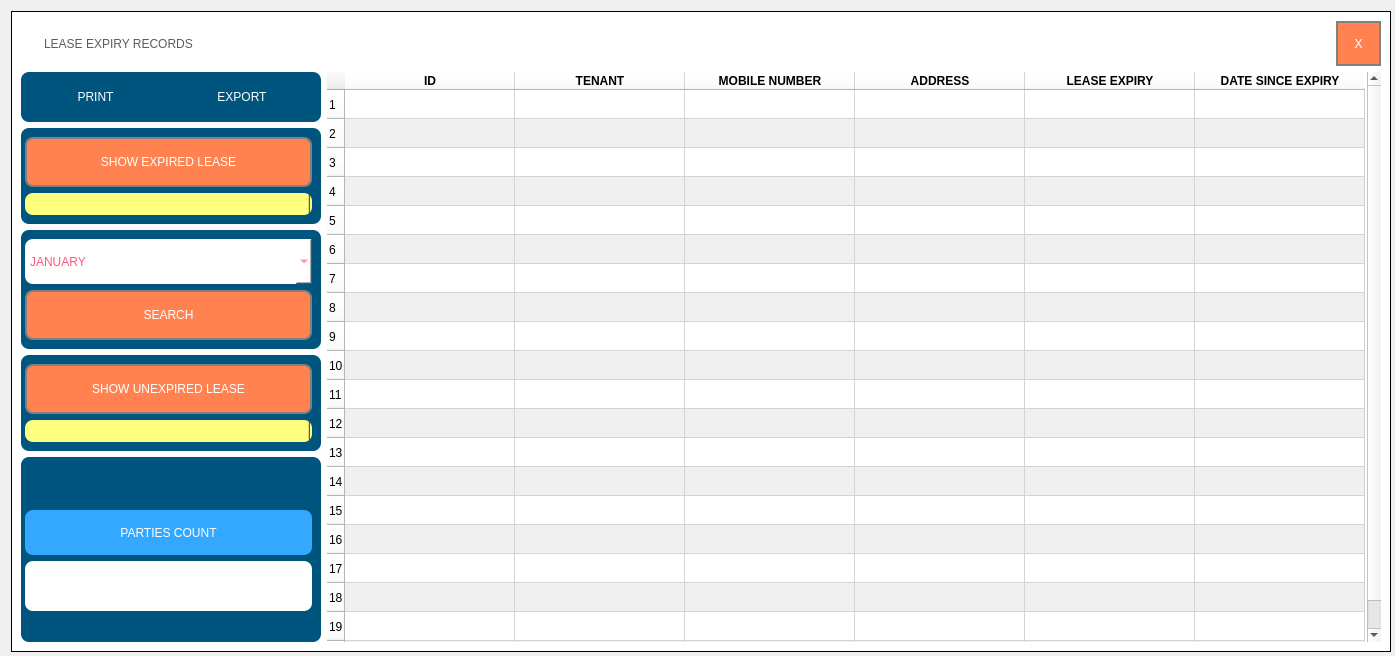
<?xml version="1.0" encoding="UTF-8"?>
<ui version="4.0">
 <class>Dialog</class>
 <widget class="QDialog" name="Dialog">
  <property name="geometry">
   <rect>
    <x>0</x>
    <y>0</y>
    <width>1395</width>
    <height>656</height>
   </rect>
  </property>
  <property name="windowTitle">
   <string>Dialog</string>
  </property>
  <layout class="QGridLayout" name="gridLayout">
   <property name="rightMargin">
    <number>4</number>
   </property>
   <property name="bottomMargin">
    <number>4</number>
   </property>
   <item row="0" column="0">
    <widget class="QFrame" name="frame">
     <property name="styleSheet">
      <string notr="true">QFrame{background-color: rgb(255, 255, 255);
border:1px solid black;}</string>
     </property>
     <property name="frameShape">
      <enum>QFrame::StyledPanel</enum>
     </property>
     <property name="frameShadow">
      <enum>QFrame::Raised</enum>
     </property>
     <layout class="QGridLayout" name="gridLayout_2">
      <item row="1" column="0">
       <widget class="QFrame" name="frame_5">
        <property name="minimumSize">
         <size>
          <width>0</width>
          <height>50</height>
         </size>
        </property>
        <property name="maximumSize">
         <size>
          <width>300</width>
          <height>16777215</height>
         </size>
        </property>
        <property name="styleSheet">
         <string notr="true">background-color: rgb(0, 85, 127);
color: rgb(255, 85, 127);
border:2px solig grey;
border-radius:8;</string>
        </property>
        <property name="frameShape">
         <enum>QFrame::Box</enum>
        </property>
        <property name="frameShadow">
         <enum>QFrame::Plain</enum>
        </property>
        <layout class="QHBoxLayout" name="horizontalLayout">
         <property name="leftMargin">
          <number>4</number>
         </property>
         <item>
          <widget class="QPushButton" name="pushButton_8">
           <property name="styleSheet">
            <string notr="true">color: rgb(255, 255, 255);</string>
           </property>
           <property name="text">
            <string>PRINT</string>
           </property>
           <property name="icon">
            <iconset>
             <normaloff>:/images/printer.png</normaloff>:/images/printer.png</iconset>
           </property>
           <property name="iconSize">
            <size>
             <width>24</width>
             <height>24</height>
            </size>
           </property>
           <property name="flat">
            <bool>true</bool>
           </property>
          </widget>
         </item>
         <item>
          <widget class="QPushButton" name="pushButton_9">
           <property name="styleSheet">
            <string notr="true">color: rgb(255, 255, 255);</string>
           </property>
           <property name="text">
            <string>EXPORT</string>
           </property>
           <property name="icon">
            <iconset>
             <normaloff>:/images/copy.png</normaloff>:/images/copy.png</iconset>
           </property>
           <property name="iconSize">
            <size>
             <width>24</width>
             <height>24</height>
            </size>
           </property>
           <property name="flat">
            <bool>true</bool>
           </property>
          </widget>
         </item>
        </layout>
       </widget>
      </item>
      <item row="0" column="0" colspan="2">
       <widget class="QLabel" name="label">
        <property name="styleSheet">
         <string notr="true">border:none;
color: rgb(91, 91, 91);
font: 87 16pt &quot;Arial Black&quot;;
padding-left:20;
</string>
        </property>
        <property name="text">
         <string>LEASE EXPIRY RECORDS</string>
        </property>
       </widget>
      </item>
      <item row="2" column="0">
       <widget class="QFrame" name="frame_3">
        <property name="maximumSize">
         <size>
          <width>300</width>
          <height>16777215</height>
         </size>
        </property>
        <property name="styleSheet">
         <string notr="true">background-color: rgb(0, 85, 127);
color: rgb(255, 85, 127);
border:2px solig grey;
border-radius:8;</string>
        </property>
        <property name="frameShape">
         <enum>QFrame::Box</enum>
        </property>
        <property name="frameShadow">
         <enum>QFrame::Plain</enum>
        </property>
        <layout class="QVBoxLayout" name="verticalLayout_2">
         <property name="leftMargin">
          <number>4</number>
         </property>
         <item>
          <widget class="QPushButton" name="pushButton_13">
           <property name="minimumSize">
            <size>
             <width>150</width>
             <height>50</height>
            </size>
           </property>
           <property name="maximumSize">
            <size>
             <width>1677315</width>
             <height>16777215</height>
            </size>
           </property>
           <property name="styleSheet">
            <string notr="true">QPushButton{
background-color: rgb(255, 130, 80);
color: rgb(255, 255, 255);
font: 87 10pt &quot;Arial Black&quot;;
border:2px solid grey;}
QPushButton:hover{
background-color: rgb(88, 88, 88);
border:2px solid white;}


</string>
           </property>
           <property name="text">
            <string>SHOW EXPIRED LEASE</string>
           </property>
          </widget>
         </item>
         <item>
          <widget class="QProgressBar" name="progressBar">
           <property name="autoFillBackground">
            <bool>false</bool>
           </property>
           <property name="styleSheet">
            <string notr="true">color: rgb(255, 255, 255);
background-color: rgb(255, 255, 127);</string>
           </property>
           <property name="value">
            <number>0</number>
           </property>
           <property name="textVisible">
            <bool>false</bool>
           </property>
           <property name="invertedAppearance">
            <bool>true</bool>
           </property>
           <property name="textDirection">
            <enum>QProgressBar::BottomToTop</enum>
           </property>
          </widget>
         </item>
        </layout>
       </widget>
      </item>
      <item row="3" column="0">
       <widget class="QFrame" name="frame_6">
        <property name="styleSheet">
         <string notr="true">background-color: rgb(0, 85, 127);
color: rgb(255, 85, 127);
border:2px solig grey;
border-radius:8;</string>
        </property>
        <property name="frameShape">
         <enum>QFrame::Box</enum>
        </property>
        <property name="frameShadow">
         <enum>QFrame::Plain</enum>
        </property>
        <layout class="QVBoxLayout" name="verticalLayout_4">
         <property name="leftMargin">
          <number>4</number>
         </property>
         <item>
          <widget class="QComboBox" name="comboBox">
           <property name="minimumSize">
            <size>
             <width>0</width>
             <height>45</height>
            </size>
           </property>
           <property name="styleSheet">
            <string notr="true">background-color: rgb(255, 255, 255);
font: 75 12pt &quot;Arial Narrow&quot;;
selection-background-color: rgb(85, 85, 127);
selection-color: rgb(255, 255, 255);</string>
           </property>
           <item>
            <property name="text">
             <string>JANUARY</string>
            </property>
           </item>
           <item>
            <property name="text">
             <string>FEBRUARY</string>
            </property>
           </item>
           <item>
            <property name="text">
             <string>MARCH</string>
            </property>
           </item>
           <item>
            <property name="text">
             <string>APRIL</string>
            </property>
           </item>
           <item>
            <property name="text">
             <string>MAY</string>
            </property>
           </item>
           <item>
            <property name="text">
             <string>JUNE</string>
            </property>
           </item>
           <item>
            <property name="text">
             <string>JULY</string>
            </property>
           </item>
           <item>
            <property name="text">
             <string>AUGUST</string>
            </property>
           </item>
           <item>
            <property name="text">
             <string>SEPTEMBER</string>
            </property>
           </item>
           <item>
            <property name="text">
             <string>OCTOBER</string>
            </property>
           </item>
           <item>
            <property name="text">
             <string>NOVEMBER</string>
            </property>
           </item>
           <item>
            <property name="text">
             <string>DECEMBER</string>
            </property>
           </item>
          </widget>
         </item>
         <item>
          <widget class="QPushButton" name="pushButton_14">
           <property name="minimumSize">
            <size>
             <width>0</width>
             <height>50</height>
            </size>
           </property>
           <property name="styleSheet">
            <string notr="true">QPushButton{
background-color: rgb(255, 130, 80);
color: rgb(255, 255, 255);
font: 87 10pt &quot;Arial Black&quot;;
border:2px solid grey;}
QPushButton:hover{
background-color: rgb(88, 88, 88);
border:2px solid white;}


</string>
           </property>
           <property name="text">
            <string>SEARCH</string>
           </property>
          </widget>
         </item>
        </layout>
       </widget>
      </item>
      <item row="1" column="1" rowspan="5" colspan="2">
       <widget class="QTableWidget" name="tableWidget">
        <property name="palette">
         <palette>
          <active>
           <colorrole role="WindowText">
            <brush brushstyle="SolidPattern">
             <color alpha="255">
              <red>0</red>
              <green>0</green>
              <blue>0</blue>
             </color>
            </brush>
           </colorrole>
           <colorrole role="Button">
            <brush brushstyle="SolidPattern">
             <color alpha="255">
              <red>255</red>
              <green>255</green>
              <blue>255</blue>
             </color>
            </brush>
           </colorrole>
           <colorrole role="Light">
            <brush brushstyle="SolidPattern">
             <color alpha="255">
              <red>255</red>
              <green>255</green>
              <blue>255</blue>
             </color>
            </brush>
           </colorrole>
           <colorrole role="Midlight">
            <brush brushstyle="SolidPattern">
             <color alpha="255">
              <red>255</red>
              <green>212</green>
              <blue>255</blue>
             </color>
            </brush>
           </colorrole>
           <colorrole role="Dark">
            <brush brushstyle="SolidPattern">
             <color alpha="255">
              <red>127</red>
              <green>85</green>
              <blue>127</blue>
             </color>
            </brush>
           </colorrole>
           <colorrole role="Mid">
            <brush brushstyle="SolidPattern">
             <color alpha="255">
              <red>170</red>
              <green>113</green>
              <blue>170</blue>
             </color>
            </brush>
           </colorrole>
           <colorrole role="Text">
            <brush brushstyle="SolidPattern">
             <color alpha="255">
              <red>0</red>
              <green>0</green>
              <blue>0</blue>
             </color>
            </brush>
           </colorrole>
           <colorrole role="BrightText">
            <brush brushstyle="SolidPattern">
             <color alpha="255">
              <red>255</red>
              <green>255</green>
              <blue>255</blue>
             </color>
            </brush>
           </colorrole>
           <colorrole role="ButtonText">
            <brush brushstyle="SolidPattern">
             <color alpha="255">
              <red>0</red>
              <green>0</green>
              <blue>0</blue>
             </color>
            </brush>
           </colorrole>
           <colorrole role="Base">
            <brush brushstyle="SolidPattern">
             <color alpha="255">
              <red>255</red>
              <green>255</green>
              <blue>255</blue>
             </color>
            </brush>
           </colorrole>
           <colorrole role="Window">
            <brush brushstyle="SolidPattern">
             <color alpha="255">
              <red>255</red>
              <green>255</green>
              <blue>255</blue>
             </color>
            </brush>
           </colorrole>
           <colorrole role="Shadow">
            <brush brushstyle="SolidPattern">
             <color alpha="255">
              <red>0</red>
              <green>0</green>
              <blue>0</blue>
             </color>
            </brush>
           </colorrole>
           <colorrole role="Highlight">
            <brush brushstyle="SolidPattern">
             <color alpha="255">
              <red>255</red>
              <green>85</green>
              <blue>127</blue>
             </color>
            </brush>
           </colorrole>
           <colorrole role="HighlightedText">
            <brush brushstyle="SolidPattern">
             <color alpha="255">
              <red>255</red>
              <green>255</green>
              <blue>255</blue>
             </color>
            </brush>
           </colorrole>
           <colorrole role="AlternateBase">
            <brush brushstyle="SolidPattern">
             <color alpha="255">
              <red>240</red>
              <green>240</green>
              <blue>240</blue>
             </color>
            </brush>
           </colorrole>
           <colorrole role="ToolTipBase">
            <brush brushstyle="SolidPattern">
             <color alpha="255">
              <red>255</red>
              <green>255</green>
              <blue>220</blue>
             </color>
            </brush>
           </colorrole>
           <colorrole role="ToolTipText">
            <brush brushstyle="SolidPattern">
             <color alpha="255">
              <red>0</red>
              <green>0</green>
              <blue>0</blue>
             </color>
            </brush>
           </colorrole>
           <colorrole role="PlaceholderText">
            <brush brushstyle="NoBrush">
             <color alpha="128">
              <red>0</red>
              <green>0</green>
              <blue>0</blue>
             </color>
            </brush>
           </colorrole>
          </active>
          <inactive>
           <colorrole role="WindowText">
            <brush brushstyle="SolidPattern">
             <color alpha="255">
              <red>0</red>
              <green>0</green>
              <blue>0</blue>
             </color>
            </brush>
           </colorrole>
           <colorrole role="Button">
            <brush brushstyle="SolidPattern">
             <color alpha="255">
              <red>255</red>
              <green>255</green>
              <blue>255</blue>
             </color>
            </brush>
           </colorrole>
           <colorrole role="Light">
            <brush brushstyle="SolidPattern">
             <color alpha="255">
              <red>255</red>
              <green>255</green>
              <blue>255</blue>
             </color>
            </brush>
           </colorrole>
           <colorrole role="Midlight">
            <brush brushstyle="SolidPattern">
             <color alpha="255">
              <red>255</red>
              <green>212</green>
              <blue>255</blue>
             </color>
            </brush>
           </colorrole>
           <colorrole role="Dark">
            <brush brushstyle="SolidPattern">
             <color alpha="255">
              <red>127</red>
              <green>85</green>
              <blue>127</blue>
             </color>
            </brush>
           </colorrole>
           <colorrole role="Mid">
            <brush brushstyle="SolidPattern">
             <color alpha="255">
              <red>170</red>
              <green>113</green>
              <blue>170</blue>
             </color>
            </brush>
           </colorrole>
           <colorrole role="Text">
            <brush brushstyle="SolidPattern">
             <color alpha="255">
              <red>0</red>
              <green>0</green>
              <blue>0</blue>
             </color>
            </brush>
           </colorrole>
           <colorrole role="BrightText">
            <brush brushstyle="SolidPattern">
             <color alpha="255">
              <red>255</red>
              <green>255</green>
              <blue>255</blue>
             </color>
            </brush>
           </colorrole>
           <colorrole role="ButtonText">
            <brush brushstyle="SolidPattern">
             <color alpha="255">
              <red>0</red>
              <green>0</green>
              <blue>0</blue>
             </color>
            </brush>
           </colorrole>
           <colorrole role="Base">
            <brush brushstyle="SolidPattern">
             <color alpha="255">
              <red>255</red>
              <green>255</green>
              <blue>255</blue>
             </color>
            </brush>
           </colorrole>
           <colorrole role="Window">
            <brush brushstyle="SolidPattern">
             <color alpha="255">
              <red>255</red>
              <green>255</green>
              <blue>255</blue>
             </color>
            </brush>
           </colorrole>
           <colorrole role="Shadow">
            <brush brushstyle="SolidPattern">
             <color alpha="255">
              <red>0</red>
              <green>0</green>
              <blue>0</blue>
             </color>
            </brush>
           </colorrole>
           <colorrole role="Highlight">
            <brush brushstyle="SolidPattern">
             <color alpha="255">
              <red>255</red>
              <green>85</green>
              <blue>127</blue>
             </color>
            </brush>
           </colorrole>
           <colorrole role="HighlightedText">
            <brush brushstyle="SolidPattern">
             <color alpha="255">
              <red>255</red>
              <green>255</green>
              <blue>255</blue>
             </color>
            </brush>
           </colorrole>
           <colorrole role="AlternateBase">
            <brush brushstyle="SolidPattern">
             <color alpha="255">
              <red>240</red>
              <green>240</green>
              <blue>240</blue>
             </color>
            </brush>
           </colorrole>
           <colorrole role="ToolTipBase">
            <brush brushstyle="SolidPattern">
             <color alpha="255">
              <red>255</red>
              <green>255</green>
              <blue>220</blue>
             </color>
            </brush>
           </colorrole>
           <colorrole role="ToolTipText">
            <brush brushstyle="SolidPattern">
             <color alpha="255">
              <red>0</red>
              <green>0</green>
              <blue>0</blue>
             </color>
            </brush>
           </colorrole>
           <colorrole role="PlaceholderText">
            <brush brushstyle="NoBrush">
             <color alpha="128">
              <red>0</red>
              <green>0</green>
              <blue>0</blue>
             </color>
            </brush>
           </colorrole>
          </inactive>
          <disabled>
           <colorrole role="WindowText">
            <brush brushstyle="SolidPattern">
             <color alpha="255">
              <red>0</red>
              <green>0</green>
              <blue>0</blue>
             </color>
            </brush>
           </colorrole>
           <colorrole role="Button">
            <brush brushstyle="SolidPattern">
             <color alpha="255">
              <red>255</red>
              <green>255</green>
              <blue>255</blue>
             </color>
            </brush>
           </colorrole>
           <colorrole role="Light">
            <brush brushstyle="SolidPattern">
             <color alpha="255">
              <red>255</red>
              <green>255</green>
              <blue>255</blue>
             </color>
            </brush>
           </colorrole>
           <colorrole role="Midlight">
            <brush brushstyle="SolidPattern">
             <color alpha="255">
              <red>255</red>
              <green>212</green>
              <blue>255</blue>
             </color>
            </brush>
           </colorrole>
           <colorrole role="Dark">
            <brush brushstyle="SolidPattern">
             <color alpha="255">
              <red>127</red>
              <green>85</green>
              <blue>127</blue>
             </color>
            </brush>
           </colorrole>
           <colorrole role="Mid">
            <brush brushstyle="SolidPattern">
             <color alpha="255">
              <red>170</red>
              <green>113</green>
              <blue>170</blue>
             </color>
            </brush>
           </colorrole>
           <colorrole role="Text">
            <brush brushstyle="SolidPattern">
             <color alpha="255">
              <red>0</red>
              <green>0</green>
              <blue>0</blue>
             </color>
            </brush>
           </colorrole>
           <colorrole role="BrightText">
            <brush brushstyle="SolidPattern">
             <color alpha="255">
              <red>255</red>
              <green>255</green>
              <blue>255</blue>
             </color>
            </brush>
           </colorrole>
           <colorrole role="ButtonText">
            <brush brushstyle="SolidPattern">
             <color alpha="255">
              <red>0</red>
              <green>0</green>
              <blue>0</blue>
             </color>
            </brush>
           </colorrole>
           <colorrole role="Base">
            <brush brushstyle="SolidPattern">
             <color alpha="255">
              <red>255</red>
              <green>255</green>
              <blue>255</blue>
             </color>
            </brush>
           </colorrole>
           <colorrole role="Window">
            <brush brushstyle="SolidPattern">
             <color alpha="255">
              <red>255</red>
              <green>255</green>
              <blue>255</blue>
             </color>
            </brush>
           </colorrole>
           <colorrole role="Shadow">
            <brush brushstyle="SolidPattern">
             <color alpha="255">
              <red>0</red>
              <green>0</green>
              <blue>0</blue>
             </color>
            </brush>
           </colorrole>
           <colorrole role="Highlight">
            <brush brushstyle="SolidPattern">
             <color alpha="255">
              <red>255</red>
              <green>85</green>
              <blue>127</blue>
             </color>
            </brush>
           </colorrole>
           <colorrole role="HighlightedText">
            <brush brushstyle="SolidPattern">
             <color alpha="255">
              <red>255</red>
              <green>255</green>
              <blue>255</blue>
             </color>
            </brush>
           </colorrole>
           <colorrole role="AlternateBase">
            <brush brushstyle="SolidPattern">
             <color alpha="255">
              <red>240</red>
              <green>240</green>
              <blue>240</blue>
             </color>
            </brush>
           </colorrole>
           <colorrole role="ToolTipBase">
            <brush brushstyle="SolidPattern">
             <color alpha="255">
              <red>255</red>
              <green>255</green>
              <blue>220</blue>
             </color>
            </brush>
           </colorrole>
           <colorrole role="ToolTipText">
            <brush brushstyle="SolidPattern">
             <color alpha="255">
              <red>0</red>
              <green>0</green>
              <blue>0</blue>
             </color>
            </brush>
           </colorrole>
           <colorrole role="PlaceholderText">
            <brush brushstyle="NoBrush">
             <color alpha="128">
              <red>0</red>
              <green>0</green>
              <blue>0</blue>
             </color>
            </brush>
           </colorrole>
          </disabled>
         </palette>
        </property>
        <property name="font">
         <font>
          <weight>75</weight>
          <bold>true</bold>
         </font>
        </property>
        <property name="styleSheet">
         <string notr="true">
color: rgb(0, 0, 0);
alternate-background-color: rgb(240, 240, 240);
border:none;</string>
        </property>
        <property name="frameShape">
         <enum>QFrame::Box</enum>
        </property>
        <property name="frameShadow">
         <enum>QFrame::Plain</enum>
        </property>
        <property name="lineWidth">
         <number>1</number>
        </property>
        <property name="editTriggers">
         <set>QAbstractItemView::NoEditTriggers</set>
        </property>
        <property name="alternatingRowColors">
         <bool>true</bool>
        </property>
        <property name="sortingEnabled">
         <bool>true</bool>
        </property>
        <property name="rowCount">
         <number>20</number>
        </property>
        <attribute name="horizontalHeaderDefaultSectionSize">
         <number>170</number>
        </attribute>
        <attribute name="horizontalHeaderHighlightSections">
         <bool>true</bool>
        </attribute>
        <attribute name="horizontalHeaderStretchLastSection">
         <bool>false</bool>
        </attribute>
        <attribute name="verticalHeaderMinimumSectionSize">
         <number>26</number>
        </attribute>
        <attribute name="verticalHeaderDefaultSectionSize">
         <number>29</number>
        </attribute>
        <row/>
        <row/>
        <row/>
        <row/>
        <row/>
        <row/>
        <row/>
        <row/>
        <row/>
        <row/>
        <row/>
        <row/>
        <row/>
        <row/>
        <row/>
        <row/>
        <row/>
        <row/>
        <row/>
        <row/>
        <column>
         <property name="text">
          <string>ID</string>
         </property>
         <property name="font">
          <font>
           <weight>75</weight>
           <bold>true</bold>
          </font>
         </property>
        </column>
        <column>
         <property name="text">
          <string>TENANT</string>
         </property>
         <property name="font">
          <font>
           <weight>75</weight>
           <bold>true</bold>
          </font>
         </property>
        </column>
        <column>
         <property name="text">
          <string>MOBILE NUMBER</string>
         </property>
         <property name="font">
          <font>
           <weight>75</weight>
           <bold>true</bold>
          </font>
         </property>
        </column>
        <column>
         <property name="text">
          <string>ADDRESS</string>
         </property>
         <property name="font">
          <font>
           <weight>75</weight>
           <bold>true</bold>
          </font>
         </property>
        </column>
        <column>
         <property name="text">
          <string>LEASE EXPIRY</string>
         </property>
         <property name="font">
          <font>
           <weight>75</weight>
           <bold>true</bold>
          </font>
         </property>
        </column>
        <column>
         <property name="text">
          <string>DATE SINCE EXPIRY</string>
         </property>
         <property name="font">
          <font>
           <weight>75</weight>
           <bold>true</bold>
          </font>
         </property>
        </column>
        <item row="0" column="1">
         <property name="text">
          <string/>
         </property>
        </item>
        <item row="1" column="1">
         <property name="text">
          <string/>
         </property>
        </item>
        <item row="2" column="1">
         <property name="text">
          <string/>
         </property>
        </item>
       </widget>
      </item>
      <item row="0" column="2">
       <widget class="QPushButton" name="pushButton">
        <property name="minimumSize">
         <size>
          <width>45</width>
          <height>45</height>
         </size>
        </property>
        <property name="maximumSize">
         <size>
          <width>45</width>
          <height>45</height>
         </size>
        </property>
        <property name="styleSheet">
         <string notr="true">QPushButton{
background-color: rgb(255, 130, 80);
color: rgb(255, 255, 255);
font: 87 10pt &quot;Arial Black&quot;;
border:2px solid grey;}
QPushButton:hover{
background-color: rgb(0, 85, 127);
border:2px solid white;}</string>
        </property>
        <property name="text">
         <string>X</string>
        </property>
        <property name="flat">
         <bool>false</bool>
        </property>
       </widget>
      </item>
      <item row="5" column="0">
       <widget class="QFrame" name="frame_4">
        <property name="styleSheet">
         <string notr="true">background-color: rgb(0, 85, 127);
color: rgb(255, 85, 127);
border:2px solig grey;
border-radius:8;</string>
        </property>
        <property name="frameShape">
         <enum>QFrame::Box</enum>
        </property>
        <property name="frameShadow">
         <enum>QFrame::Plain</enum>
        </property>
        <layout class="QVBoxLayout" name="verticalLayout">
         <property name="leftMargin">
          <number>4</number>
         </property>
         <item>
          <spacer name="verticalSpacer_3">
           <property name="styleSheet">
            <string>background-color: rgb(0, 85, 127);
color: rgb(255, 85, 127);
border:2px solid white;</string>
           </property>
           <property name="orientation">
            <enum>Qt::Vertical</enum>
           </property>
           <property name="sizeHint" stdset="0">
            <size>
             <width>20</width>
             <height>40</height>
            </size>
           </property>
          </spacer>
         </item>
         <item>
          <spacer name="verticalSpacer_2">
           <property name="orientation">
            <enum>Qt::Vertical</enum>
           </property>
           <property name="sizeHint" stdset="0">
            <size>
             <width>20</width>
             <height>40</height>
            </size>
           </property>
          </spacer>
         </item>
         <item>
          <widget class="QLabel" name="label_6">
           <property name="minimumSize">
            <size>
             <width>0</width>
             <height>45</height>
            </size>
           </property>
           <property name="styleSheet">
            <string notr="true">background-color: rgb(52, 167, 255);
color: rgb(255, 255, 255);
font: 75 15pt &quot;Tw Cen MT Condensed Extra Bold&quot;;
</string>
           </property>
           <property name="frameShape">
            <enum>QFrame::Box</enum>
           </property>
           <property name="text">
            <string>PARTIES COUNT</string>
           </property>
           <property name="alignment">
            <set>Qt::AlignCenter</set>
           </property>
          </widget>
         </item>
         <item>
          <widget class="QLabel" name="label_27">
           <property name="minimumSize">
            <size>
             <width>0</width>
             <height>50</height>
            </size>
           </property>
           <property name="styleSheet">
            <string notr="true">color: rgb(0, 0, 0);
background-color: rgb(255, 255, 255);
font: 75 12pt &quot;Tw Cen MT Condensed Extra Bold&quot;;
</string>
           </property>
           <property name="text">
            <string/>
           </property>
           <property name="alignment">
            <set>Qt::AlignCenter</set>
           </property>
          </widget>
         </item>
         <item>
          <spacer name="verticalSpacer_4">
           <property name="orientation">
            <enum>Qt::Vertical</enum>
           </property>
           <property name="sizeHint" stdset="0">
            <size>
             <width>20</width>
             <height>40</height>
            </size>
           </property>
          </spacer>
         </item>
        </layout>
       </widget>
      </item>
      <item row="4" column="0">
       <widget class="QFrame" name="frame_7">
        <property name="maximumSize">
         <size>
          <width>300</width>
          <height>16777215</height>
         </size>
        </property>
        <property name="styleSheet">
         <string notr="true">background-color: rgb(0, 85, 127);
color: rgb(255, 85, 127);
border:2px solig grey;
border-radius:8;</string>
        </property>
        <property name="frameShape">
         <enum>QFrame::Box</enum>
        </property>
        <property name="frameShadow">
         <enum>QFrame::Plain</enum>
        </property>
        <layout class="QVBoxLayout" name="verticalLayout_5">
         <property name="leftMargin">
          <number>4</number>
         </property>
         <item>
          <widget class="QPushButton" name="pushButton_16">
           <property name="minimumSize">
            <size>
             <width>150</width>
             <height>50</height>
            </size>
           </property>
           <property name="maximumSize">
            <size>
             <width>1677315</width>
             <height>16777215</height>
            </size>
           </property>
           <property name="styleSheet">
            <string notr="true">QPushButton{
background-color: rgb(255, 130, 80);
color: rgb(255, 255, 255);
font: 87 10pt &quot;Arial Black&quot;;
border:2px solid grey;}
QPushButton:hover{
background-color: rgb(88, 88, 88);
border:2px solid white;}


</string>
           </property>
           <property name="text">
            <string>SHOW UNEXPIRED LEASE</string>
           </property>
          </widget>
         </item>
         <item>
          <widget class="QProgressBar" name="progressBar_3">
           <property name="autoFillBackground">
            <bool>false</bool>
           </property>
           <property name="styleSheet">
            <string notr="true">color: rgb(255, 255, 255);
background-color: rgb(255, 255, 127);</string>
           </property>
           <property name="value">
            <number>0</number>
           </property>
           <property name="textVisible">
            <bool>false</bool>
           </property>
           <property name="invertedAppearance">
            <bool>true</bool>
           </property>
           <property name="textDirection">
            <enum>QProgressBar::BottomToTop</enum>
           </property>
          </widget>
         </item>
        </layout>
       </widget>
      </item>
     </layout>
     <zorder>label</zorder>
     <zorder>frame_4</zorder>
     <zorder>tableWidget</zorder>
     <zorder>frame_3</zorder>
     <zorder>pushButton</zorder>
     <zorder>frame_5</zorder>
     <zorder>frame_6</zorder>
     <zorder>frame_7</zorder>
    </widget>
   </item>
  </layout>
 </widget>
 <resources>
  <include location="../FINACKO/resources.qrc"/>
  <include location="../contra_new/resources_rc.qrc"/>
 </resources>
 <connections/>
</ui>
